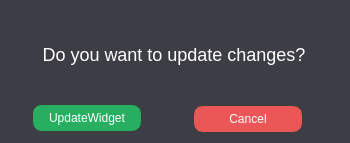
<?xml version="1.0" encoding="UTF-8"?>
<ui version="4.0">
 <class>Confirmation</class>
 <widget class="QDialog" name="Confirmation">
  <property name="geometry">
   <rect>
    <x>0</x>
    <y>0</y>
    <width>350</width>
    <height>143</height>
   </rect>
  </property>
  <property name="minimumSize">
   <size>
    <width>350</width>
    <height>143</height>
   </size>
  </property>
  <property name="maximumSize">
   <size>
    <width>350</width>
    <height>143</height>
   </size>
  </property>
  <property name="windowTitle">
   <string>Dialog</string>
  </property>
  <property name="styleSheet">
   <string notr="true">background: #3D3D46;
border: 1px solid #7B59FF;
border-radius: 4px;
border: none;
</string>
  </property>
  <layout class="QGridLayout" name="gridLayout">
   <item row="1" column="1">
    <widget class="QPushButton" name="pushButtonClose">
     <property name="sizePolicy">
      <sizepolicy hsizetype="Fixed" vsizetype="Fixed">
       <horstretch>0</horstretch>
       <verstretch>0</verstretch>
      </sizepolicy>
     </property>
     <property name="minimumSize">
      <size>
       <width>110</width>
       <height>28</height>
      </size>
     </property>
     <property name="maximumSize">
      <size>
       <width>110</width>
       <height>26</height>
      </size>
     </property>
     <property name="styleSheet">
      <string notr="true">QPushButton {
background: #EB5757;
border: 1px solid #3B3E3D;
border-radius: 10px;
color: rgb(255, 255, 255);
}

:hover{
background: #F87E7E;
border: 1px solid #3B3E3D;
border-radius: 10px;
color: rgb(255, 255, 255);
}</string>
     </property>
     <property name="text">
      <string>Cancel</string>
     </property>
    </widget>
   </item>
   <item row="1" column="0">
    <widget class="QPushButton" name="pushButtonUpdate">
     <property name="sizePolicy">
      <sizepolicy hsizetype="Fixed" vsizetype="Fixed">
       <horstretch>0</horstretch>
       <verstretch>0</verstretch>
      </sizepolicy>
     </property>
     <property name="minimumSize">
      <size>
       <width>110</width>
       <height>28</height>
      </size>
     </property>
     <property name="maximumSize">
      <size>
       <width>110</width>
       <height>28</height>
      </size>
     </property>
     <property name="styleSheet">
      <string notr="true">QPushButton {
color: #FFFFFF;
position: absolute;
background: #27AE60;
border: 1px solid #3B3E3D;
border-radius: 10px;
}

:hover{
position: absolute;
background: #46CE7F;
border: 1px solid #7B59FF;
border-radius: 10px;
}

:pressed{
position: absolute;
background: #46CE7F;
border: 1px solid #7B59FF;
border-radius: 10px;
}</string>
     </property>
     <property name="text">
      <string>UpdateWidget</string>
     </property>
    </widget>
   </item>
   <item row="0" column="0" colspan="2">
    <widget class="QLabel" name="label">
     <property name="styleSheet">
      <string notr="true">font-size: 18px;

color: rgb(255, 255, 255);</string>
     </property>
     <property name="text">
      <string>Do you want to update changes?</string>
     </property>
     <property name="alignment">
      <set>Qt::AlignCenter</set>
     </property>
    </widget>
   </item>
  </layout>
 </widget>
 <resources/>
 <connections/>
</ui>
